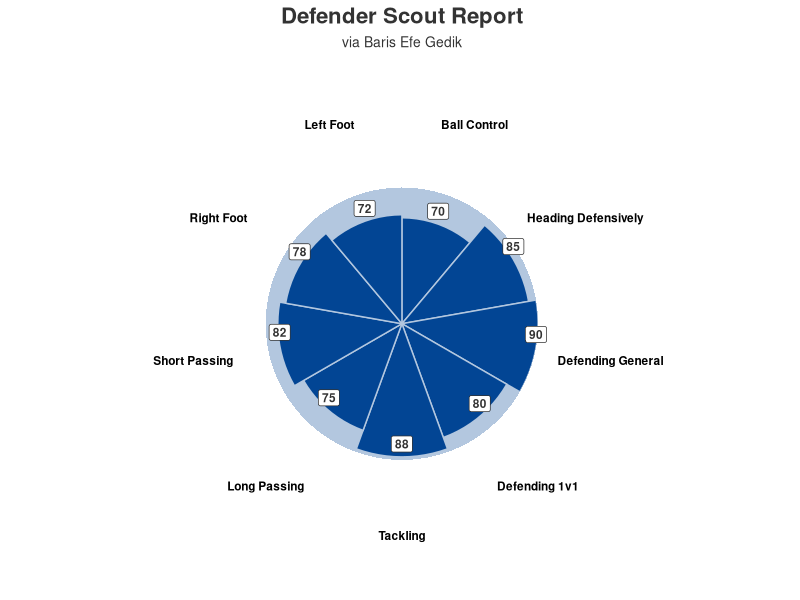

Write the R code that produced this figure.
library(ggplot2)
library(dplyr)

# Manually entering player statistics
df <- data.frame(
  Statistic = c("Ball Control", "Heading Defensively", "Defending General", "Defending 1v1", 
                "Tackling", "Long Passing", "Short Passing", "Right Foot", "Left Foot"),
  Percentile = c(70, 85, 90, 80, 88, 75, 82, 78, 72)
)

df$index <- 1:nrow(df)

df$type <- "Defensive Skills"
df$type <- factor(df$type, levels = c("Defensive Skills"))

theme_color <- "white"
bar_color <- "#034694"  # Blue

# Polar radar chart
ggplot(data = df, aes(x = reorder(Statistic, index), y = Percentile, fill = type)) +
  geom_bar(width = 1, color = theme_color, stat = "identity", fill = bar_color) +
  coord_polar(clip = "off") +  # Expanding chart boundaries
  geom_bar(aes(y = 90), stat = "identity", width = 1, alpha = 0.3, fill = bar_color) +
  geom_hline(yintercept = seq(0, 100, by = 50), color = theme_color, size = 0) +
  geom_label(aes(label = Percentile), color = "gray20", fill = theme_color, size = 3, fontface = "bold", vjust = -0.3, show.legend = FALSE) +
  geom_text(aes(y = 140, label = Statistic), color = "black", size = 3, fontface = "bold", vjust = 0.5) + # Adjusting text distance
  theme(
    legend.position = "none",
    plot.title = element_text(hjust = .5, colour = "gray20", face = "bold", size = 16),
    plot.subtitle = element_text(hjust = .5, colour = "gray20", size = 10),
    plot.background = element_rect(fill = theme_color, color = theme_color),
    panel.background = element_rect(fill = theme_color, color = theme_color),
    panel.grid = element_blank(),
    axis.text.y = element_blank(),
    axis.ticks = element_blank(),
    axis.text = element_blank(),
    axis.title = element_blank()
  ) +
  labs(title = "Defender Scout Report",
       subtitle = "via Baris Efe Gedik")

       